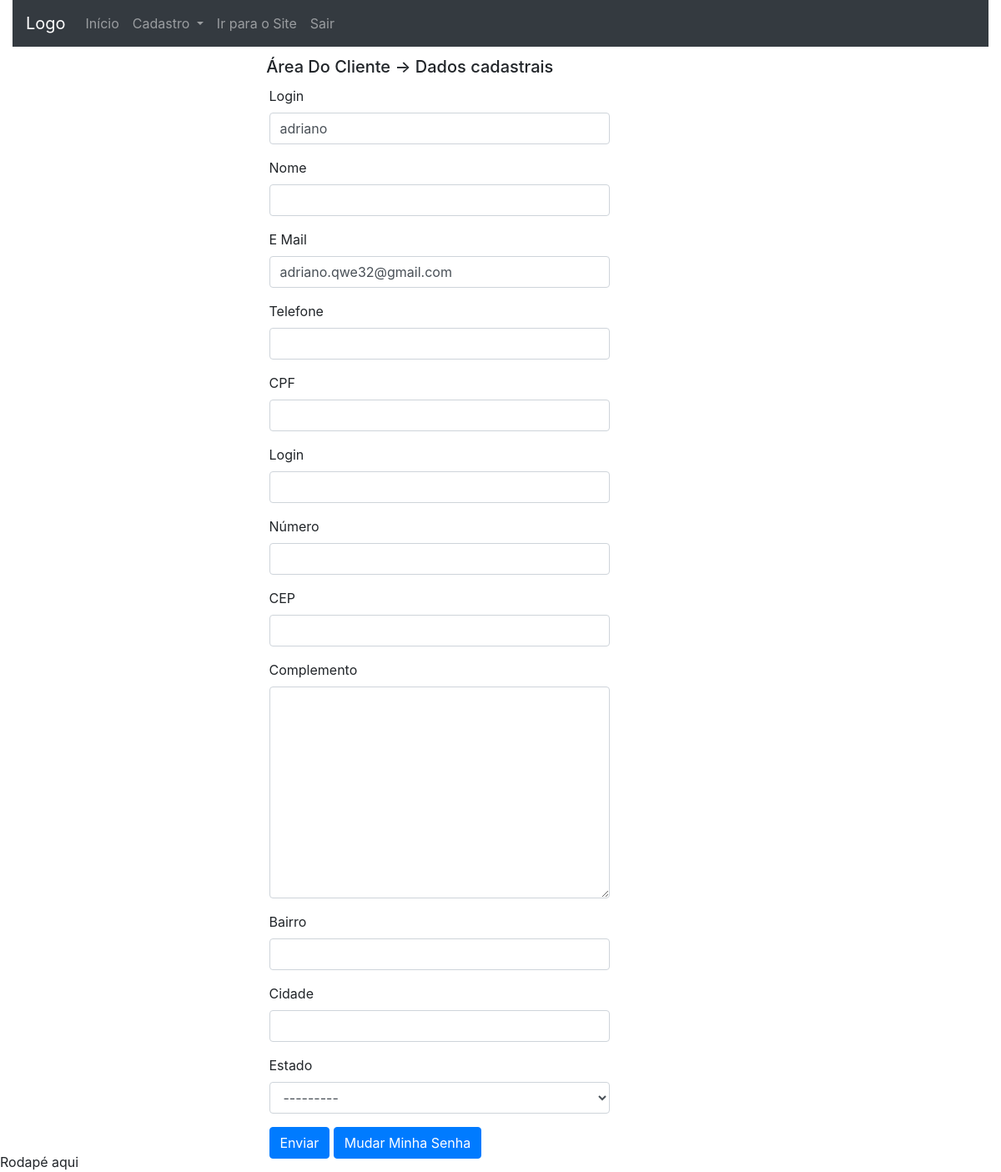
The app's page /area_do_cliente/meus_dados (signed in) with its own data.
### accounts/models.py (models this page shows, shortened)
class User(AbstractBaseUser, PermissionsMixin):
	UF_CHOICES = (
    ('AC','Acre'), ('AL','Alagoas'), ('AP','Amapá'),
    ('AM','Amazonas'), ('BA','Bahia'), ('CE','Ceará'),
    ('DF','Distrito Federal'), ('ES','Espírito Santo'),
    ('GO','Goiás'), ('MA','Maranhão'), ('MT','Mato Grosso'),
    ('MS','Mato Grosso do Sul'), ('MG','Minas Gerais'),
    ('PA','Pará'), ('PB','Paraíba'), ('PR','Paraná'),
    ('PE','Pernambuco'), ('PI','Piauí'),
    ('RJ','Rio de Janeiro'), ('RN','Rio Grande do Norte'),
    ('RS','Rio Grande do Sul'), ('RO','Rondônia'),
    ('RR','Roraima'), ('SC','Santa Catarina'),
    ('SP','São Paulo'), ('SE','Sergipe'),
	('TO','Tacantins'), )
	username = models.CharField(
		'Login', max_length=30, unique=True, validators=[
			validators.RegexValidator(
				re.compile('^[\w.@+-]+$'),
				'Informe um nome de usuário válido. '
				'Este valor deve conter apenas letras, números '
				'e os caracteres: @/./+/-/_ .'
				, 'invalid'
			)
		], help_text='Um nome curto que será usado para identificá-lo de forma única na plataforma'
	)
	name = models.CharField('Nome', max_length=100, blank=True)
	email = models.EmailField('E-mail', unique=True)
	telefone = models.CharField('Telefone', max_length=20, null=True,
		blank=True)
	cpf = models.CharField('CPF', max_length=11, null=True, blank=True)
	logradouro = models.CharField('Rua/Avenida', max_length=100,
		null=True, blank=True)
	numero = models.CharField('Número', max_length=100,
		null=True, blank=True)
	cep = models.CharField('CEP', max_length=10, null=True, blank=True)
	complemento = models.TextField('Complamento', max_length=100,
		null=True, blank=True)
	bairro = models.CharField('Bairro', max_length=100, null=True, blank=True)
	cidade = models.CharField('Cidade', max_length=100, null=True, blank=True)
	estado = models.CharField('Estado', max_length=100, null=True, blank=True,
		choices=UF_CHOICES)
	is_staff = models.BooleanField('Equipe', default=False)
	is_active = models.BooleanField('Ativo', default=True)
	date_joined = models.DateTimeField('Data de Entrada', auto_now_add=True)
	USERNAME_FIELD = 'username'
	REQUIRED_FIELDS = ['email']
	objects = UserManager()
	class Meta:
		verbose_name = 'Usuário'
		verbose_name_plural = 'Usuários'

### dashboard_client/views.py (the view, shortened to what this page needs)
# urls.py: path('meus_dados', views.my_data, name='my_data'),
@login_required
def my_data(request):
	client = User.objects.get(id=request.user.id)
	if request.method == 'GET':
		form = ClientForm(instance=client)
		context = {'form': form}
		return render(request, 'dashboard_client/my_data.html',
			context)
	return HttpResponseRedirect(reverse('dashboard_client:index'))

### accounts/forms.py
class ClientForm(forms.ModelForm):
	class Meta:
		model = User
		fields = ['username', 'email', 'name', 'cpf', 'telefone', 'logradouro',
		'numero', 'cep', 'complemento', 'bairro', 'cidade', 'estado']

### dashboard_client/templates/dashboard_client/my_data.html (shortened to what this page needs)
{% extends 'dashboard_client/base.html' %}
{% load widget_tweaks %}
{% block conteudo %}
<div class="panel panel-default form-central">
	{% block dashboard_title %}
	<div class="panel-heading" style="margin: 2%;">
		<h5>Área Do Cliente -> Dados cadastrais </h5>
	</div>
	{% endblock %}
	<div class="panel-body">
		<form class="form-horizontal" method="post">
		    <fieldset>
		    	<div class="form-group {% if form.username.erros %} has-error {% endif %}">
		          <label for="{{ form.username.auto_id }}" class="col-md-3 control-label">
		              Login
		          </label>
		          <div class="col-md-9">
		            {% render_field form.username class="form-control" %}
		          </div>
		        </div>
		        <div class="form-group {% if form.name.erros %} has-error {% endif %}">
		          <label for="{{ form.name.auto_id }}" class="col-md-3 control-label">
		              Nome
		          </label>
		          <div class="col-md-9">
		            {% render_field form.name class="form-control" %}
		          </div>
		        </div>
		        <div class="form-group {% if form.email.erros %} has-error {% endif %}">
		          <label for="{{ form.email.auto_id }}" class="col-md-3 control-label">
		              E Mail
		          </label>
		          <div class="col-md-9">
		            {% render_field form.email class="form-control" %}
		          </div>
		        </div>
		        <div class="form-group {% if form.telefone.erros %} has-error {% endif %}">
		          <label for="{{ form.telefone.auto_id }}" class="col-md-3 control-label">
		              Telefone
		          </label>
		          <div class="col-md-9">
		            {% render_field form.telefone class="form-control" %}
		          </div>
		        </div>
		        <div class="form-group {% if form.cpf.erros %} has-error {% endif %}">
		          <label for="{{ form.cpf.auto_id }}" class="col-md-3 control-label">
		              CPF
		          </label>
		          <div class="col-md-9">
		            {% render_field form.cpf class="form-control" %}
		          </div>
		        </div>
		        <div class="form-group {% if form.logradouro.erros %} has-error {% endif %}">
		          <label for="{{ form.logradouro.auto_id }}" class="col-md-3 control-label">
		              Login
		          </label>
		          <div class="col-md-9">
		            {% render_field form.logradouro class="form-control" %}
		          </div>
		        </div>
		        <div class="form-group {% if form.numero.erros %} has-error {% endif %}">
		          <label for="{{ form.numero.auto_id }}" class="col-md-3 control-label">
		              Número
		          </label>
		          <div class="col-md-9">
		            {% render_field form.numero class="form-control" %}
		          </div>
		        </div>
		        <div class="form-group {% if form.cep.erros %} has-error {% endif %}">
		          <label for="{{ form.cep.auto_id }}" class="col-md-3 control-label">
		              CEP
		          </label>
		          <div class="col-md-9">
		            {% render_field form.cep class="form-control" %}
		          </div>
		        </div>
		        <div class="form-group {% if form.complemento.erros %} has-error {% endif %}">
		          <label for="{{ form.complemento.auto_id }}" class="col-md-3 control-label">
		              Complemento
		          </label>
		          <div class="col-md-9">
		            {% render_field form.complemento class="form-control" %}
		          </div>
		        </div>
		        <div class="form-group {% if form.bairro.erros %} has-error {% endif %}">
		          <label for="{{ form.bairro.auto_id }}" class="col-md-3 control-label">
		              Bairro
		          </label>
		          <div class="col-md-9">
		            {% render_field form.bairro class="form-control" %}
		          </div>
		        </div>
		        <div class="form-group {% if form.cidade.erros %} has-error {% endif %}">
		          <label for="{{ form.cidade.auto_id }}" class="col-md-3 control-label">
		              Cidade
		          </label>
		          <div class="col-md-9">
		            {% render_field form.cidade class="form-control" %}
		          </div>
		        </div>
		        <div class="form-group {% if form.estado.erros %} has-error {% endif %}">
		          <label for="{{ form.estado.auto_id }}" class="col-md-3 control-label">
		              Estado
		          </label>
		          <div class="col-md-9">
		            {% render_field form.estado class="form-control" %}
		          </div>
		        </div>
		        	<div class="form-group">
			          <div class="col-md-9 col-md-offset-3">
			            <button type="submit" class="btn btn-primary">Enviar</button>
			            <a href="{% url 'dashboard_client:change_password' %}"
			            class="btn btn-primary">
				        	Mudar Minha Senha
				        </a>
			          </div>
			        </div>
		        </div>
	</div>
</div>
{% endblock %}

### core/static/core/css/core.css (style rules this page uses)
.form-central { margin: auto; width: 50%; }

### records on screen
User: username "adriano", email "adriano.qwe32@gmail.com", estado "---------"
